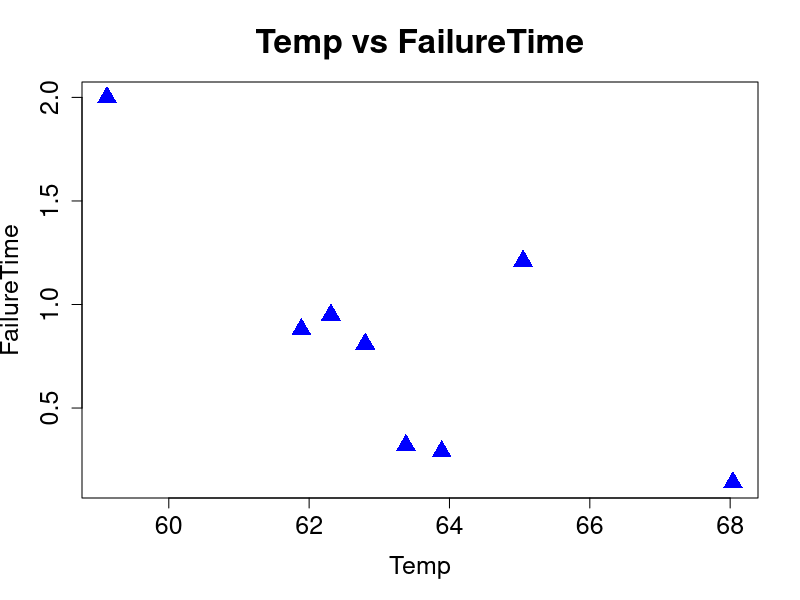
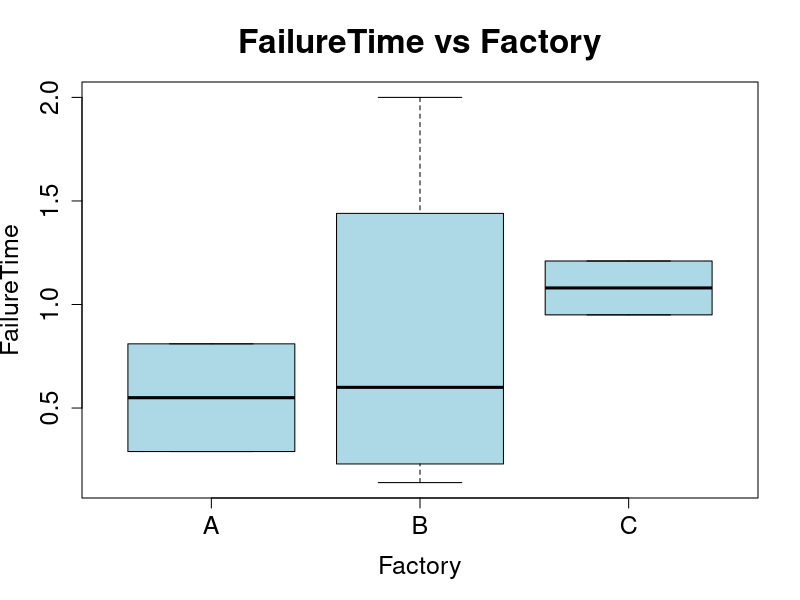
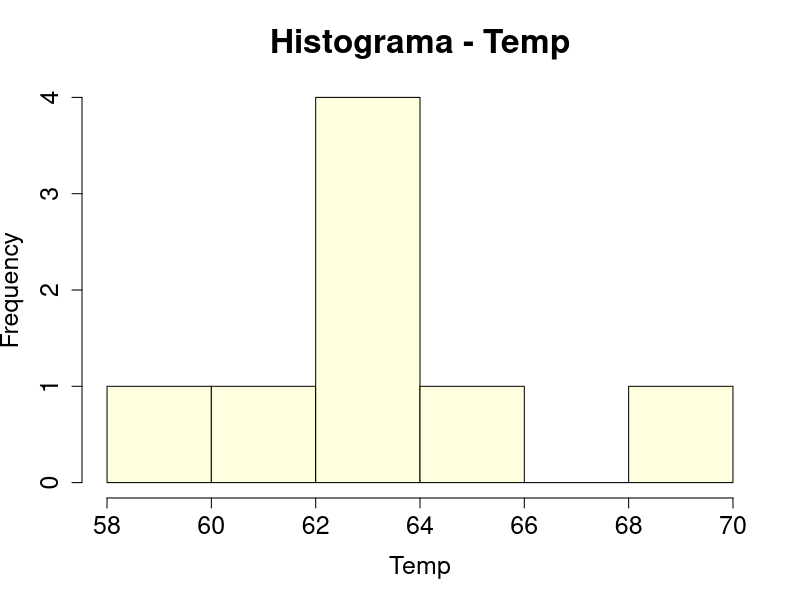

Reproduce these figures in R, in order.
## ---- chunk 1
# declara os vetores com os dados
FailureTime <- c(0.29, 0.32, 1.21, 0.95, 0.14, 2, 0.81, 0.88)
Temp <- c(63.89, 63.38, 65.05, 62.31, 68.04, 59.12, 62.80, 61.89)
Factory <- c("A", "B", "C", "C", "B", "B", "A", "B")

# constroi um dataframe com estes vetores
sol_ex2.2 <- data.frame(FailureTime, Temp, Factory = as.factor(Factory))

# mostra um resumo dos dados
print(summary(sol_ex2.2))

# grava um arquivo CSV com o conteudo do dataframe
write.csv(sol_ex2.2, file = "ch02_ex2.2_r.csv")
## ---- chunk 2
# Plota Scatter um gráfico da Temp vs FailureTime
plot(
    sol_ex2.2$Temp, # eixo x: coluna Temp do dataframe 
    sol_ex2.2$FailureTime, # eixo y: coluna FailureTime do dataframe 
    main ="Temp vs FailureTime", # título do gráfico
    xlab = "Temp",  # título eixo x
    ylab = "FailureTime", # título eixo y
    col = "blue", # cor do símbolo
    pch = 17, # 17 -> triângulo - tipo do símbolo (25 opções)
    cex = 2.0, # multiplicador do tamanho dos simbolos, default=1
    cex.axis = 1.5, # multiplicador do tamanho do texto dos eixos, default=1
    cex.main = 2.0, # multiplicador do tamanho do texto do título, default=1
    cex.lab = 1.5, # multiplicador do tamanho do texto do título dos eixos, default=1
)
## ---- chunk 3
# Plota um gráfico tipo 'box plot'
boxplot(
    sol_ex2.2$FailureTime ~ sol_ex2.2$Factory,
    main ="FailureTime vs Factory", # título do gráfico
    xlab = "Factory",  # título eixo x
    ylab = "FailureTime",  # título eixo y
    col = "light blue",
    cex.axis = 1.5, # multiplicador do tamanho do texto dos eixos, default=1
    cex.main = 2.0, # multiplicador do tamanho do texto do título, default=1
    cex.lab = 1.5, # multiplicador do tamanho do texto do título dos eixos, default=1    
)
## ---- chunk 4
# Plota um gráfico tipo 'histograma'
hist(
    sol_ex2.2$Temp,
    main ="Histograma - Temp", # título do gráfico
    xlab = "Temp",  # título eixo x
    ylab = "Frequency",  # título eixo y  
    col = "light yellow",
    cex.axis = 1.5, # multiplicador do tamanho do texto dos eixos, default=1
    cex.main = 2.0, # multiplicador do tamanho do texto do título, default=1
    cex.lab = 1.5, # multiplicador do tamanho do texto do título dos eixos, default=1
)
## ---- chunk 5
# Plota uma tabela com o numero de itens de cada fábrica
table(sol_ex2.2$Factory)
## ---- chunk 6
# Vector com as temperaturas correspondentes em que FailureTime é menor que 1
sol_ex2.4 <- sol_ex2.2$Temp[sol_ex2.2$FailureTime < 1]
sol_ex2.4
